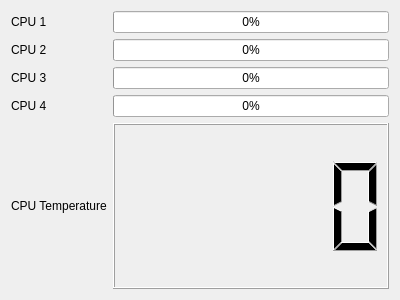
<?xml version="1.0" encoding="UTF-8"?>
<ui version="4.0">
 <class>CpuLoad</class>
 <widget class="QWidget" name="CpuLoad">
  <property name="geometry">
   <rect>
    <x>0</x>
    <y>0</y>
    <width>400</width>
    <height>300</height>
   </rect>
  </property>
  <property name="windowTitle">
   <string>CPU Load</string>
  </property>
  <layout class="QGridLayout" name="gridLayout">
   <item row="0" column="0">
    <widget class="QLabel" name="label">
     <property name="text">
      <string>CPU 1</string>
     </property>
    </widget>
   </item>
   <item row="0" column="1">
    <widget class="QProgressBar" name="cpu1">
     <property name="styleSheet">
      <string notr="true"/>
     </property>
     <property name="value">
      <number>0</number>
     </property>
    </widget>
   </item>
   <item row="1" column="0">
    <widget class="QLabel" name="label_2">
     <property name="text">
      <string>CPU 2</string>
     </property>
    </widget>
   </item>
   <item row="1" column="1">
    <widget class="QProgressBar" name="cpu2">
     <property name="styleSheet">
      <string notr="true"/>
     </property>
     <property name="value">
      <number>0</number>
     </property>
    </widget>
   </item>
   <item row="2" column="0">
    <widget class="QLabel" name="label_3">
     <property name="text">
      <string>CPU 3</string>
     </property>
    </widget>
   </item>
   <item row="2" column="1">
    <widget class="QProgressBar" name="cpu3">
     <property name="styleSheet">
      <string notr="true"/>
     </property>
     <property name="value">
      <number>0</number>
     </property>
    </widget>
   </item>
   <item row="3" column="0">
    <widget class="QLabel" name="label_4">
     <property name="text">
      <string>CPU 4</string>
     </property>
    </widget>
   </item>
   <item row="3" column="1">
    <widget class="QProgressBar" name="cpu4">
     <property name="styleSheet">
      <string notr="true"/>
     </property>
     <property name="value">
      <number>0</number>
     </property>
    </widget>
   </item>
   <item row="4" column="1">
    <widget class="QLCDNumber" name="lcdNumber">
     <property name="styleSheet">
      <string notr="true"/>
     </property>
    </widget>
   </item>
   <item row="4" column="0">
    <widget class="QLabel" name="label_5">
     <property name="text">
      <string>CPU Temperature</string>
     </property>
    </widget>
   </item>
  </layout>
 </widget>
 <resources/>
 <connections/>
</ui>
